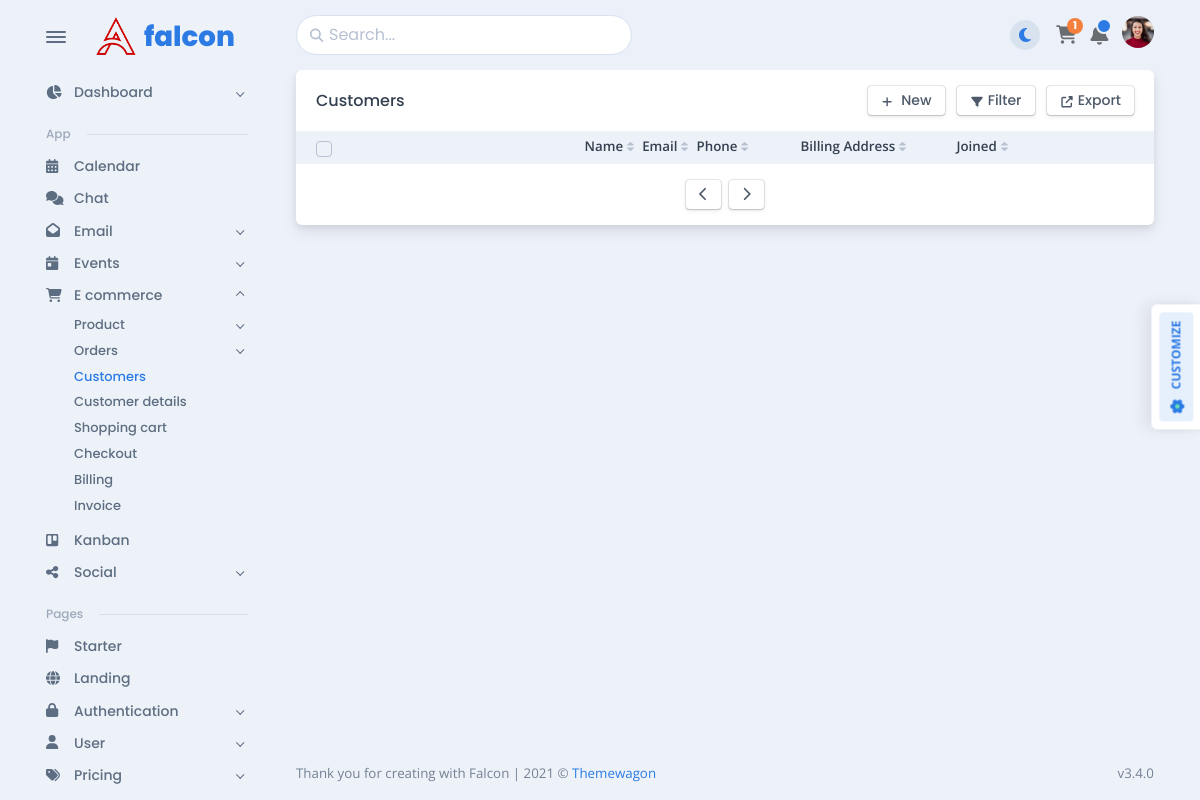
The app's page /Customers/customer, older data.
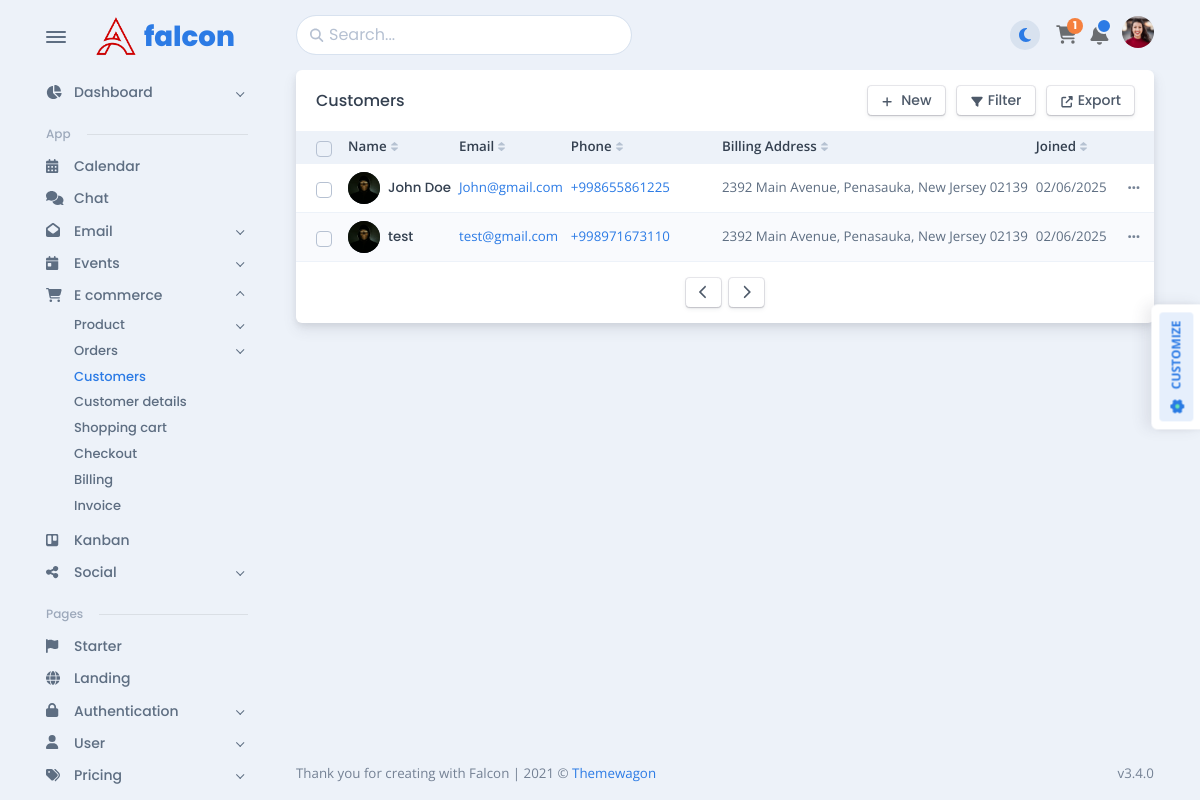
The same page, newer data.
### customers/models.py (models this page shows, shortened)
class BaseModel(models.Model):
    created_at = models.DateTimeField(auto_now_add=True)
    updated_at = models.DateTimeField(auto_now=True)
    class Meta:
        abstract = True

class Customer(BaseModel):
    name = models.CharField(max_length=100)
    email = models.EmailField(unique=True)
    image = models.ImageField(upload_to='media/', null=True, blank=True)
    phone = PhoneNumberField(region='UZ', unique=True)
    address = models.CharField(max_length=100)
    description = models.TextField(null=True, blank=True)
    VAT_number = models.CharField(max_length=100, unique=True,null=True,blank=True)
    password = models.CharField(max_length=100)
    @property
    def image_url(self):
        return self.image.url

### customers/views.py (the view)
# urls.py: path('Customers/', include('customers.urls')),
def customers(request):
    search_query = request.GET.get('q', '')
    customers = Customer.objects.all()
    if search_query:
        customers = customers.filter(name__icontains=search_query)
    context = {
        'customers': customers
               }
    return render(request, 'customers/customer.html', context)

### customers/templates/customers/customer.html (shortened to what the changed rows need)
{% load static %}
<!DOCTYPE html>
<html lang="en-US" dir="ltr">
  <head>
    <link href="{% static 'shops/vendors/overlayscrollbars/OverlayScrollbars.min.css' %}" rel="stylesheet">
    <link href="{% static 'shops/assets/css/theme-rtl.min.css' %}" rel="stylesheet" id="style-rtl">
    <link href="{% static 'shops/assets/css/theme.min.css' %}" rel="stylesheet" id="style-default">
    <link href="{% static 'shops/assets/css/user-rtl.min.css' %}" rel="stylesheet" id="user-style-rtl">
    <link href="{% static 'shops/assets/css/user.min.css' %}" rel="stylesheet" id="user-style-default">
  </head>
  <body>
    <main class="main" id="top">
      <div class="container" data-layout="container">
        <div class="content">
          <div class="card mb-3" id="customersTable" data-list='{"valueNames":["name","email","phone","address","joined"],"page":10,"pagination":true}'>
            <div class="card-body p-0">
              <div class="table-responsive">
                <table class="table table-sm table-striped fs--1 mb-0 overflow-hidden">
                  <thead class="bg-200 text-900">
                    <tr>
                      <th>
                        <div class="form-check fs-0 mb-0 d-flex align-items-center">
                          <input class="form-check-input" id="checkbox-bulk-customers-select" type="checkbox" data-bulk-select='{"body":"table-customers-body","actions":"table-customers-actions","replacedElement":"table-customers-replace-element"}' />
                        </div>
                      </th>
                      <th class="sort pe-1 align-middle white-space-nowrap" data-sort="name">Name</th>
                      <th class="sort pe-1 align-middle white-space-nowrap" data-sort="email">Email</th>
                      <th class="sort pe-1 align-middle white-space-nowrap" data-sort="phone">Phone</th>
                      <th class="sort pe-1 align-middle white-space-nowrap ps-5" data-sort="address" style="min-width: 200px;">Billing Address</th>
                      <th class="sort pe-1 align-middle white-space-nowrap" data-sort="joined">Joined</th>
                      <th class="align-middle no-sort"></th>
                    </tr>
                  </thead>
                  <tbody class="list" id="table-customers-body">
                  {% for customer in customers %}
                    <tr class="btn-reveal-trigger">
                      <td class="align-middle py-2" style="width: 28px;">
                        <div class="form-check fs-0 mb-0 d-flex align-items-center">
                          <input class="form-check-input" type="checkbox" id="customer-0" data-bulk-select-row="data-bulk-select-row" />
                        </div>
                      </td>
                      <td class="name align-middle white-space-nowrap py-2"><a href="{% url 'customer_details' customer.id %}">
                          <div class="d-flex d-flex align-items-center">
                            <div class="avatar avatar-xl me-2">
                                {% if customer.image %}
                                    <img src="{{ customer.image_url }}" alt="{{ customer.name }}" class="avatar-name rounded-circle">
                                {% else %}
                                <div class="avatar-name rounded-circle" href="{% url 'customer_details' customer.id %}"><span>{{ customer.name|slice:":2" }}</span></div>
                            {% endif %}
                            </div>
                            <div class="flex-1">
                              <h5 class="mb-0 fs--1" href="{% url 'customer_details' customer.id %}">{{ customer.name }}</h5>
                            </div>
                          </div>
                        </a></td>
                      <td class="email align-middle py-2"><a href="mailto:ricky@example.com">{{ customer.email }}</a></td>
                      <td class="phone align-middle white-space-nowrap py-2"><a href="tel:2012001851">{{ customer.phone }}</a></td>
                      <td class="address align-middle white-space-nowrap ps-5 py-2">{{ customer.address }}</td>
                      <td class="joined align-middle py-2">{{ customer.created_at|date:"m/d/Y" }}</td>
                      <td class="align-middle white-space-nowrap py-2 text-end">
                        <div class="dropdown font-sans-serif position-static">
                          <button class="btn btn-link text-600 btn-sm dropdown-toggle btn-reveal" type="button" id="customer-dropdown-0" data-bs-toggle="dropdown" data-boundary="window" aria-haspopup="true" aria-expanded="false"><span class="fas fa-ellipsis-h fs--1"></span></button>
                        </div>
                        </div>
                  {% endfor %}
                  </tbody>
                </table>
              </div>
            </div>
          </div>
        </div>
      </div>
    </main>
  </body>
</html>

Row changes from the older to the newer data that the page shows:
added Customer: image_url (picture), name "John Doe", email "John@gmail.com", phone "+998655861225", address "2392 Main Avenue, Penasauka, New Jersey 02139", created_at "02/06/2025"
added Customer: image_url (picture), name "test", email "test@gmail.com", phone "+998971673110", address "2392 Main Avenue, Penasauka, New Jersey 02139", created_at "02/06/2025"
